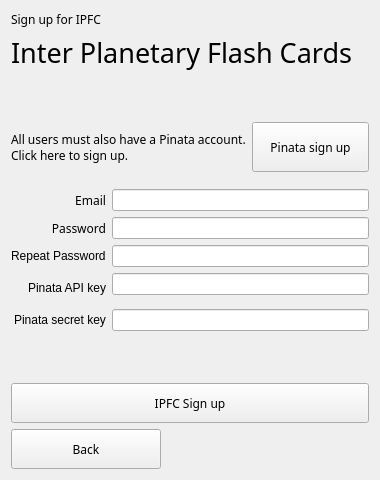
<?xml version="1.0" encoding="UTF-8"?>
<ui version="4.0">
 <class>Signup</class>
 <widget class="QDialog" name="Signup">
  <property name="geometry">
   <rect>
    <x>0</x>
    <y>0</y>
    <width>380</width>
    <height>480</height>
   </rect>
  </property>
  <property name="windowTitle">
   <string>Inter Planetary Flash Cards</string>
  </property>
  <property name="styleSheet">
   <string notr="true">#Signup { border-image: url(split_grey_background.jpg) 0 0 0 0 stretch stretch;}</string>
  </property>
  <layout class="QVBoxLayout" name="verticalLayout">
   <item>
    <widget class="QLabel" name="labelWelcome">
     <property name="font">
      <font>
       <family>Menlo</family>
      </font>
     </property>
     <property name="text">
      <string>Sign up for IPFC</string>
     </property>
    </widget>
   </item>
   <item>
    <widget class="QLabel" name="labelTitle">
     <property name="font">
      <font>
       <family>Menlo</family>
       <pointsize>20</pointsize>
      </font>
     </property>
     <property name="text">
      <string>Inter Planetary Flash Cards</string>
     </property>
    </widget>
   </item>
   <item>
    <layout class="QHBoxLayout" name="horizontalLayout">
     <property name="topMargin">
      <number>35</number>
     </property>
     <item>
      <widget class="QLabel" name="label">
       <property name="sizePolicy">
        <sizepolicy hsizetype="Expanding" vsizetype="Expanding">
         <horstretch>0</horstretch>
         <verstretch>0</verstretch>
        </sizepolicy>
       </property>
       <property name="font">
        <font>
         <family>Menlo</family>
        </font>
       </property>
       <property name="text">
        <string>All users must also have a Pinata account.
Click here to sign up.</string>
       </property>
       <property name="scaledContents">
        <bool>true</bool>
       </property>
       <property name="wordWrap">
        <bool>true</bool>
       </property>
      </widget>
     </item>
     <item>
      <widget class="QPushButton" name="pushButtonPinata">
       <property name="sizePolicy">
        <sizepolicy hsizetype="Expanding" vsizetype="Fixed">
         <horstretch>0</horstretch>
         <verstretch>0</verstretch>
        </sizepolicy>
       </property>
       <property name="minimumSize">
        <size>
         <width>0</width>
         <height>50</height>
        </size>
       </property>
       <property name="font">
        <font>
         <family>Menlo</family>
        </font>
       </property>
       <property name="text">
        <string>Pinata sign up</string>
       </property>
       <property name="autoDefault">
        <bool>false</bool>
       </property>
      </widget>
     </item>
    </layout>
   </item>
   <item>
    <layout class="QFormLayout" name="formLayout">
     <property name="rowWrapPolicy">
      <enum>QFormLayout::WrapLongRows</enum>
     </property>
     <property name="labelAlignment">
      <set>Qt::AlignRight|Qt::AlignTrailing|Qt::AlignVCenter</set>
     </property>
     <property name="formAlignment">
      <set>Qt::AlignCenter</set>
     </property>
     <item row="0" column="0">
      <widget class="QLabel" name="labelEmail">
       <property name="sizePolicy">
        <sizepolicy hsizetype="Fixed" vsizetype="Expanding">
         <horstretch>0</horstretch>
         <verstretch>0</verstretch>
        </sizepolicy>
       </property>
       <property name="minimumSize">
        <size>
         <width>30</width>
         <height>0</height>
        </size>
       </property>
       <property name="font">
        <font>
         <family>Menlo</family>
        </font>
       </property>
       <property name="autoFillBackground">
        <bool>false</bool>
       </property>
       <property name="text">
        <string>Email</string>
       </property>
       <property name="scaledContents">
        <bool>false</bool>
       </property>
       <property name="alignment">
        <set>Qt::AlignRight|Qt::AlignTrailing|Qt::AlignVCenter</set>
       </property>
       <property name="indent">
        <number>0</number>
       </property>
      </widget>
     </item>
     <item row="0" column="1">
      <widget class="QLineEdit" name="lineEditEmail">
       <property name="sizePolicy">
        <sizepolicy hsizetype="Expanding" vsizetype="Fixed">
         <horstretch>0</horstretch>
         <verstretch>0</verstretch>
        </sizepolicy>
       </property>
       <property name="minimumSize">
        <size>
         <width>20</width>
         <height>0</height>
        </size>
       </property>
      </widget>
     </item>
     <item row="1" column="0">
      <widget class="QLabel" name="labelPassword">
       <property name="sizePolicy">
        <sizepolicy hsizetype="Fixed" vsizetype="Expanding">
         <horstretch>0</horstretch>
         <verstretch>0</verstretch>
        </sizepolicy>
       </property>
       <property name="minimumSize">
        <size>
         <width>30</width>
         <height>0</height>
        </size>
       </property>
       <property name="font">
        <font>
         <family>Menlo</family>
        </font>
       </property>
       <property name="autoFillBackground">
        <bool>false</bool>
       </property>
       <property name="text">
        <string>Password</string>
       </property>
       <property name="scaledContents">
        <bool>false</bool>
       </property>
       <property name="alignment">
        <set>Qt::AlignRight|Qt::AlignTrailing|Qt::AlignVCenter</set>
       </property>
       <property name="indent">
        <number>0</number>
       </property>
      </widget>
     </item>
     <item row="1" column="1">
      <widget class="QLineEdit" name="lineEditPassword">
       <property name="sizePolicy">
        <sizepolicy hsizetype="Expanding" vsizetype="Fixed">
         <horstretch>0</horstretch>
         <verstretch>0</verstretch>
        </sizepolicy>
       </property>
       <property name="minimumSize">
        <size>
         <width>20</width>
         <height>0</height>
        </size>
       </property>
       <property name="echoMode">
        <enum>QLineEdit::PasswordEchoOnEdit</enum>
       </property>
      </widget>
     </item>
     <item row="2" column="0">
      <widget class="QLabel" name="labelRepeatPassword">
       <property name="sizePolicy">
        <sizepolicy hsizetype="Preferred" vsizetype="Expanding">
         <horstretch>0</horstretch>
         <verstretch>0</verstretch>
        </sizepolicy>
       </property>
       <property name="text">
        <string>Repeat Password</string>
       </property>
      </widget>
     </item>
     <item row="2" column="1">
      <widget class="QLineEdit" name="lineEditRepeatPassword">
       <property name="sizePolicy">
        <sizepolicy hsizetype="Expanding" vsizetype="Fixed">
         <horstretch>0</horstretch>
         <verstretch>0</verstretch>
        </sizepolicy>
       </property>
       <property name="echoMode">
        <enum>QLineEdit::PasswordEchoOnEdit</enum>
       </property>
      </widget>
     </item>
     <item row="3" column="0">
      <widget class="QLabel" name="labelPinataAPI">
       <property name="sizePolicy">
        <sizepolicy hsizetype="Preferred" vsizetype="Expanding">
         <horstretch>0</horstretch>
         <verstretch>0</verstretch>
        </sizepolicy>
       </property>
       <property name="minimumSize">
        <size>
         <width>0</width>
         <height>30</height>
        </size>
       </property>
       <property name="text">
        <string>Pinata API key</string>
       </property>
       <property name="scaledContents">
        <bool>true</bool>
       </property>
       <property name="wordWrap">
        <bool>true</bool>
       </property>
      </widget>
     </item>
     <item row="3" column="1">
      <widget class="QLineEdit" name="lineEditPinataAPI">
       <property name="sizePolicy">
        <sizepolicy hsizetype="Expanding" vsizetype="Fixed">
         <horstretch>0</horstretch>
         <verstretch>0</verstretch>
        </sizepolicy>
       </property>
      </widget>
     </item>
     <item row="4" column="0">
      <widget class="QLabel" name="labelPinataKey">
       <property name="sizePolicy">
        <sizepolicy hsizetype="Preferred" vsizetype="Expanding">
         <horstretch>0</horstretch>
         <verstretch>0</verstretch>
        </sizepolicy>
       </property>
       <property name="text">
        <string>Pinata secret key</string>
       </property>
      </widget>
     </item>
     <item row="4" column="1">
      <widget class="QLineEdit" name="lineEditPinataKey">
       <property name="sizePolicy">
        <sizepolicy hsizetype="Expanding" vsizetype="Fixed">
         <horstretch>0</horstretch>
         <verstretch>0</verstretch>
        </sizepolicy>
       </property>
       <property name="echoMode">
        <enum>QLineEdit::PasswordEchoOnEdit</enum>
       </property>
      </widget>
     </item>
     <item row="5" column="1">
      <widget class="QLabel" name="labelResponse">
       <property name="sizePolicy">
        <sizepolicy hsizetype="Expanding" vsizetype="Expanding">
         <horstretch>0</horstretch>
         <verstretch>0</verstretch>
        </sizepolicy>
       </property>
       <property name="minimumSize">
        <size>
         <width>0</width>
         <height>40</height>
        </size>
       </property>
       <property name="text">
        <string/>
       </property>
       <property name="scaledContents">
        <bool>true</bool>
       </property>
       <property name="wordWrap">
        <bool>true</bool>
       </property>
      </widget>
     </item>
     <item row="6" column="0" colspan="2">
      <widget class="QPushButton" name="pushButtonSignup">
       <property name="sizePolicy">
        <sizepolicy hsizetype="Expanding" vsizetype="Expanding">
         <horstretch>0</horstretch>
         <verstretch>0</verstretch>
        </sizepolicy>
       </property>
       <property name="minimumSize">
        <size>
         <width>150</width>
         <height>40</height>
        </size>
       </property>
       <property name="font">
        <font>
         <family>Menlo</family>
        </font>
       </property>
       <property name="styleSheet">
        <string notr="true">#Signup { border-image: url(split_grey_background.jpg) 0 0 0 0 stretch stretch;}</string>
       </property>
       <property name="text">
        <string>IPFC Sign up</string>
       </property>
       <property name="autoDefault">
        <bool>false</bool>
       </property>
      </widget>
     </item>
    </layout>
   </item>
   <item>
    <widget class="QPushButton" name="pushButtonBack">
     <property name="sizePolicy">
      <sizepolicy hsizetype="Fixed" vsizetype="Fixed">
       <horstretch>0</horstretch>
       <verstretch>0</verstretch>
      </sizepolicy>
     </property>
     <property name="minimumSize">
      <size>
       <width>150</width>
       <height>40</height>
      </size>
     </property>
     <property name="font">
      <font>
       <family>Menlo</family>
      </font>
     </property>
     <property name="text">
      <string>Back</string>
     </property>
     <property name="autoDefault">
      <bool>false</bool>
     </property>
    </widget>
   </item>
  </layout>
 </widget>
 <resources/>
 <connections/>
</ui>
